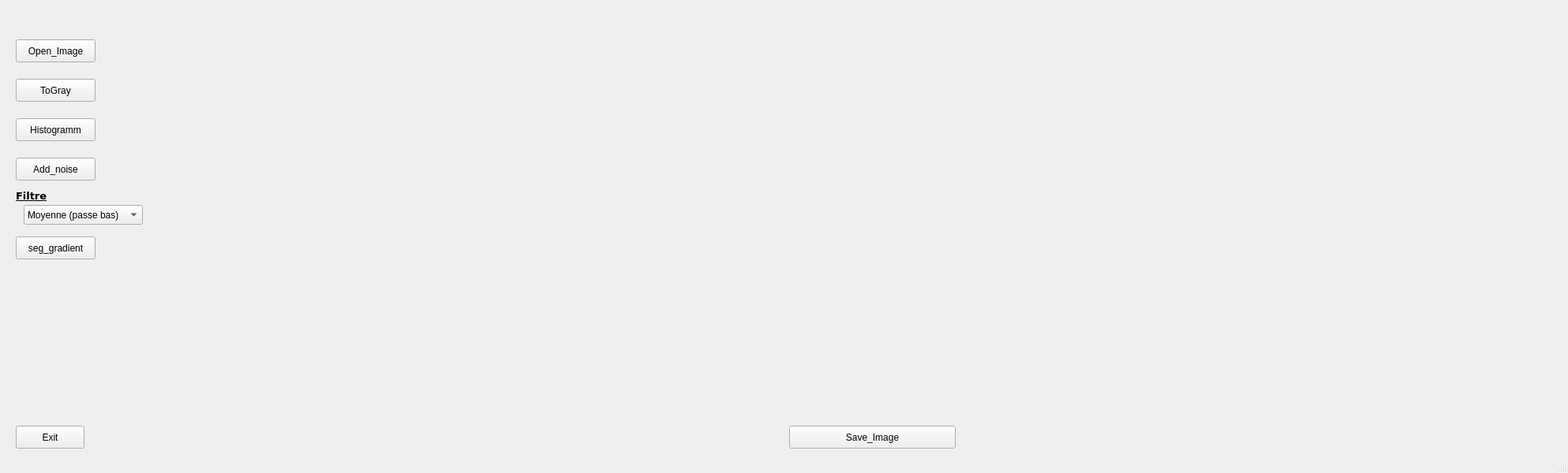
<?xml version="1.0" encoding="UTF-8"?>
<ui version="4.0">
 <class>Image</class>
 <widget class="QMainWindow" name="Image">
  <property name="geometry">
   <rect>
    <x>0</x>
    <y>0</y>
    <width>1987</width>
    <height>600</height>
   </rect>
  </property>
  <property name="windowTitle">
   <string>MainWindow</string>
  </property>
  <widget class="QWidget" name="centralwidget">
   <widget class="QPushButton" name="Open">
    <property name="geometry">
     <rect>
      <x>20</x>
      <y>50</y>
      <width>101</width>
      <height>29</height>
     </rect>
    </property>
    <property name="text">
     <string>Open_Image</string>
    </property>
   </widget>
   <widget class="QLabel" name="label">
    <property name="geometry">
     <rect>
      <x>190</x>
      <y>50</y>
      <width>441</width>
      <height>331</height>
     </rect>
    </property>
    <property name="text">
     <string/>
    </property>
   </widget>
   <widget class="QPushButton" name="ToGray">
    <property name="geometry">
     <rect>
      <x>20</x>
      <y>100</y>
      <width>101</width>
      <height>29</height>
     </rect>
    </property>
    <property name="text">
     <string>ToGray</string>
    </property>
   </widget>
   <widget class="QLabel" name="label_2">
    <property name="geometry">
     <rect>
      <x>820</x>
      <y>50</y>
      <width>481</width>
      <height>351</height>
     </rect>
    </property>
    <property name="text">
     <string/>
    </property>
   </widget>
   <widget class="QPushButton" name="Histogramm">
    <property name="geometry">
     <rect>
      <x>20</x>
      <y>150</y>
      <width>101</width>
      <height>29</height>
     </rect>
    </property>
    <property name="text">
     <string>Histogramm</string>
    </property>
   </widget>
   <widget class="QPushButton" name="save">
    <property name="geometry">
     <rect>
      <x>1000</x>
      <y>540</y>
      <width>211</width>
      <height>29</height>
     </rect>
    </property>
    <property name="text">
     <string>Save_Image</string>
    </property>
   </widget>
   <widget class="QPushButton" name="add_noise">
    <property name="geometry">
     <rect>
      <x>20</x>
      <y>200</y>
      <width>101</width>
      <height>29</height>
     </rect>
    </property>
    <property name="text">
     <string>Add_noise</string>
    </property>
   </widget>
   <widget class="QLabel" name="label_3">
    <property name="geometry">
     <rect>
      <x>850</x>
      <y>10</y>
      <width>321</width>
      <height>21</height>
     </rect>
    </property>
    <property name="sizePolicy">
     <sizepolicy hsizetype="Preferred" vsizetype="Preferred">
      <horstretch>8</horstretch>
      <verstretch>6</verstretch>
     </sizepolicy>
    </property>
    <property name="text">
     <string/>
    </property>
   </widget>
   <widget class="QLabel" name="label_4">
    <property name="geometry">
     <rect>
      <x>350</x>
      <y>10</y>
      <width>231</width>
      <height>20</height>
     </rect>
    </property>
    <property name="text">
     <string/>
    </property>
   </widget>
   <widget class="QPushButton" name="con_dete">
    <property name="geometry">
     <rect>
      <x>20</x>
      <y>300</y>
      <width>101</width>
      <height>29</height>
     </rect>
    </property>
    <property name="text">
     <string>seg_gradient</string>
    </property>
   </widget>
   <widget class="QComboBox" name="comboBox">
    <property name="geometry">
     <rect>
      <x>30</x>
      <y>260</y>
      <width>151</width>
      <height>25</height>
     </rect>
    </property>
    <property name="currentText">
     <string>Moyenne (passe bas)</string>
    </property>
    <property name="currentIndex">
     <number>0</number>
    </property>
    <item>
     <property name="text">
      <string>Moyenne (passe bas)</string>
     </property>
    </item>
    <item>
     <property name="text">
      <string>Passe haut</string>
     </property>
    </item>
    <item>
     <property name="text">
      <string>Médien</string>
     </property>
    </item>
   </widget>
   <widget class="QLabel" name="label_5">
    <property name="geometry">
     <rect>
      <x>20</x>
      <y>240</y>
      <width>54</width>
      <height>17</height>
     </rect>
    </property>
    <property name="font">
     <font>
      <family>Bitstream Vera Sans</family>
      <pointsize>10</pointsize>
      <weight>75</weight>
      <bold>true</bold>
      <underline>true</underline>
     </font>
    </property>
    <property name="text">
     <string>Filtre</string>
    </property>
   </widget>
   <widget class="QPushButton" name="pushButton">
    <property name="geometry">
     <rect>
      <x>20</x>
      <y>540</y>
      <width>87</width>
      <height>29</height>
     </rect>
    </property>
    <property name="text">
     <string>Exit</string>
    </property>
   </widget>
   <zorder>add_noise</zorder>
   <zorder>Open</zorder>
   <zorder>label</zorder>
   <zorder>ToGray</zorder>
   <zorder>label_2</zorder>
   <zorder>Histogramm</zorder>
   <zorder>save</zorder>
   <zorder>label_3</zorder>
   <zorder>label_4</zorder>
   <zorder>con_dete</zorder>
   <zorder>comboBox</zorder>
   <zorder>label_5</zorder>
   <zorder>pushButton</zorder>
  </widget>
  <widget class="QStatusBar" name="statusbar"/>
 </widget>
 <resources/>
 <connections/>
</ui>
